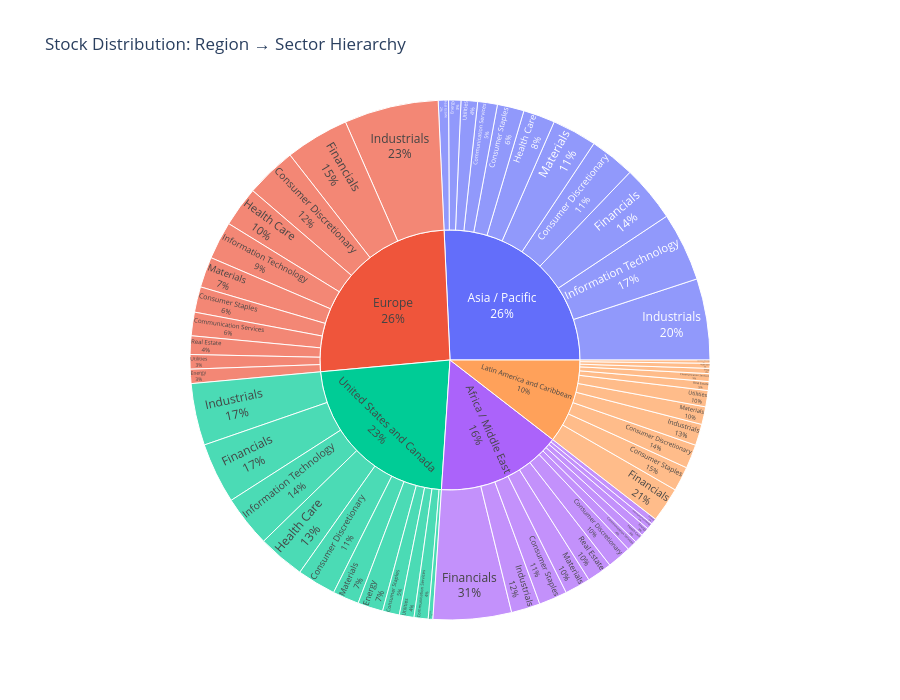

Notebook source saved alongside this figure:
### Code cell
# Sunburst chart: Region → Sector hierarchy
if HAVE_PLOTLY and 'region' in all_stocks.columns and 'sector' in all_stocks.columns:
    sunburst_data = all_stocks[['region', 'sector']].dropna()
    sunburst_counts = sunburst_data.groupby(['region', 'sector']).size().reset_index(name='count')

    if len(sunburst_counts) > 0:
        fig = px.sunburst(
                sunburst_counts,
                path=['region', 'sector'],
                values='count',
                title='Stock Distribution: Region → Sector Hierarchy',
                height=700
                )
        fig.update_traces(textinfo='label+percent parent')
        fig.show()

### Figure 1 — Plotly figure (JSON) as saved in the notebook; plotly's stock layout.template omitted (floating-point values rounded to 4 significant figures)
{"data": [{"branchvalues": "total", "domain": {"x": [0.0, 1.0], "y": [0.0, 1.0]}, "hovertemplate": "labels=%{label}<br>count=%{value}<br>parent=%{parent}<br>id=%{id}<extra></extra>", "ids": ["Africa / Middle East/Communication Services", "Africa / Middle East/Consumer Discretionary", "Africa / Middle East/Consumer Staples", "Africa / Middle East/Energy", "Africa / Middle East/Financials", "Africa / Middle East/Health Care", "Africa / Middle East/Industrials", "Africa / Middle East/Information Technology", "Africa / Middle East/Materials", "Africa / Middle East/Real Estate", "Africa / Middle East/Utilities", "Asia / Pacific/Communication Services", "Asia / Pacific/Consumer Discretionary", "Asia / Pacific/Consumer Staples", "Asia / Pacific/Energy", "Asia / Pacific/Financials", "Asia / Pacific/Health Care", "Asia / Pacific/Industrials", "Asia / Pacific/Information Technology", "Asia / Pacific/Materials", "Asia / Pacific/Real Estate", "Asia / Pacific/Utilities", "Europe/Communication Services", "Europe/Consumer Discretionary", "Europe/Consumer Staples", "Europe/Energy", "Europe/Financials", "Europe/Health Care", "Europe/Industrials", "Europe/Information Technology", "Europe/Materials", "Europe/Real Estate", "Europe/Utilities", "Latin America and Caribbean/Communication Services", "Latin America and Caribbean/Consumer Discretionary", "Latin America and Caribbean/Consumer Staples", "Latin America and Caribbean/Energy", "Latin America and Caribbean/Financials", "Latin America and Caribbean/Health Care", "Latin America and Caribbean/Industrials", "Latin America and Caribbean/Information Technology", "Latin America and Caribbean/Materials", "Latin America and Caribbean/Real Estate", "Latin America and Caribbean/Utilities", "United States and Canada/Communication Services", "United States and Canada/Consumer Discretionary", "United States and Canada/Consumer Staples", "United States and Canada/Energy", "United States and Canada/Financials", "United States and Canada/Health Care", "United States and Canada/Industrials", "United States and Canada/Information Technology", "United States and Canada/Materials", "United States and Canada/Real Estate", "United States and Canada/Utilities", "Africa / Middle East", "Asia / Pacific", "Europe", "Latin America and Caribbean", "United States and Canada"], "labels": ["Communication Services", "Consumer Discretionary", "Consumer Staples", "Energy", "Financials", "Health Care", "Industrials", "Information Technology", "Materials", "Real Estate", "Utilities", "Communication Services", "Consumer Discretionary", "Consumer Staples", "Energy", "Financials", "Health Care", "Industrials", "Information Technology", "Materials", "Real Estate", "Utilities", "Communication Services", "Consumer Discretionary", "Consumer Staples", "Energy", "Financials", "Health Care", "Industrials", "Information Technology", "Materials", "Real Estate", "Utilities", "Communication Services", "Consumer Discretionary", "Consumer Staples", "Energy", "Financials", "Health Care", "Industrials", "Information Technology", "Materials", "Real Estate", "Utilities", "Communication Services", "Consumer Discretionary", "Consumer Staples", "Energy", "Financials", "Health Care", "Industrials", "Information Technology", "Materials", "Real Estate", "Utilities", "Africa / Middle East", "Asia / Pacific", "Europe", "Latin America and Caribbean", "United States and Canada"], "name": "", "parents": ["Africa / Middle East", "Africa / Middle East", "Africa / Middle East", "Africa / Middle East", "Africa / Middle East", "Africa / Middle East", "Africa / Middle East", "Africa / Middle East", "Africa / Middle East", "Africa / Middle East", "Africa / Middle East", "Asia / Pacific", "Asia / Pacific", "Asia / Pacific", "Asia / Pacific", "Asia / Pacific", "Asia / Pacific", "Asia / Pacific", "Asia / Pacific", "Asia / Pacific", "Asia / Pacific", "Asia / Pacific", "Europe", "Europe", "Europe", "Europe", "Europe", "Europe", "Europe", "Europe", "Europe", "Europe", "Europe", "Latin America and Caribbean", "Latin America and Caribbean", "Latin America and Caribbean", "Latin America and Caribbean", "Latin America and Caribbean", "Latin America and Caribbean", "Latin America and Caribbean", "Latin America and Caribbean", "Latin America and Caribbean", "Latin America and Caribbean", "Latin America and Caribbean", "United States and Canada", "United States and Canada", "United States and Canada", "United States and Canada", "United States and Canada", "United States and Canada", "United States and Canada", "United States and Canada", "United States and Canada", "United States and Canada", "United States and Canada", "", "", "", "", ""], "values": [51.0, 120.0, 141.0, 42.0, 389.0, 45.0, 144.0, 31.0, 128.0, 125.0, 29.0, 98.0, 226.0, 133.0, 61.0, 281.0, 158.0, 404.0, 342.0, 222.0, 51.0, 82.0, 117.0, 253.0, 127.0, 71.0, 317.0, 200.0, 469.0, 188.0, 152.0, 92.0, 72.0, 39.0, 119.0, 122.0, 26.0, 173.0, 25.0, 106.0, 16.0, 88.0, 44.0, 81.0, 70.0, 193.0, 84.0, 126.0, 302.0, 234.0, 308.0, 256.0, 131.0, 23.0, 73.0, 1245.0, 2058.0, 2058.0, 839.0, 1800.0], "type": "sunburst", "textinfo": "label+percent parent"}], "layout": {"legend": {"tracegroupgap": 0}, "title": {"text": "Stock Distribution: Region → Sector Hierarchy"}, "height": 700}}
